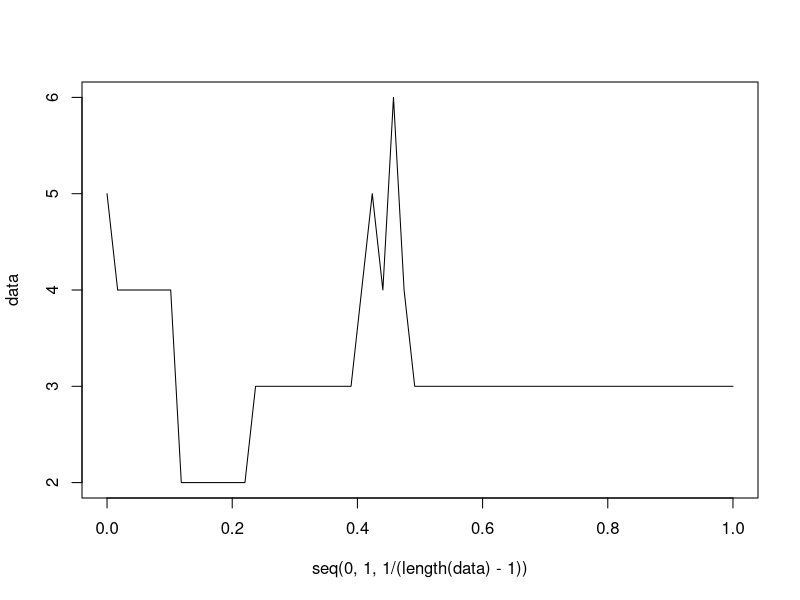

The R source for this figure:
setwd("C:/Users/Daniel/Dropbox/GitHub/Washboards_Project/Discrete approach");

data <- read.table("F_matrix.txt", sep =  ",", header = F)
plot(seq(0,1, 1/(length(data)-1) ), data, type = 'l')